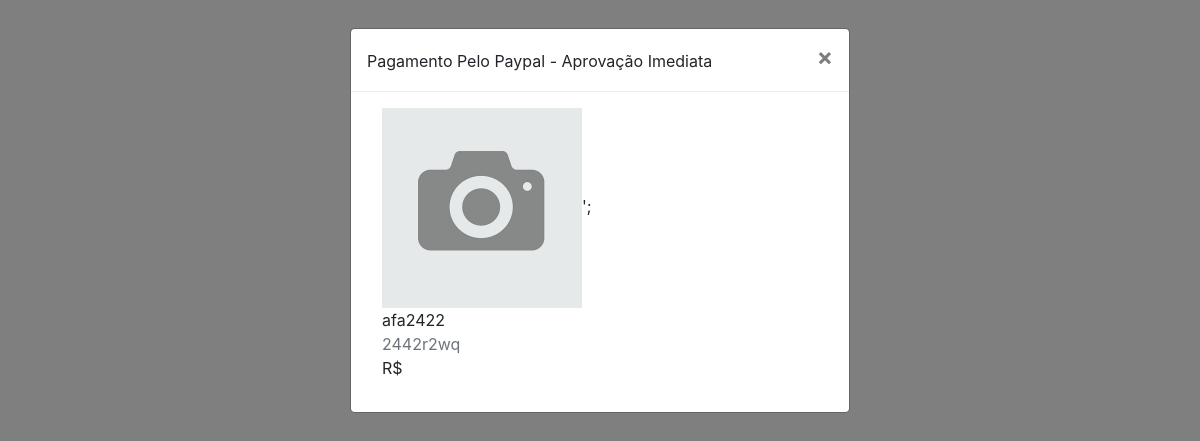
/pagamentos/paypal/checkout.php?id=12, run on the app's committed database.
### tables this page shows
CREATE TABLE `cursos` (
  `id` int(11) NOT NULL,
  `nome` varchar(50) NOT NULL,
  `desc_rapida` varchar(60) NOT NULL,
  `desc_longa` text NOT NULL,
  `valor` decimal(8,2) NOT NULL,
  `professor` int(11) NOT NULL,
  `categoria` int(11) NOT NULL,
  `imagem` varchar(100) NOT NULL,
  `status` varchar(20) NOT NULL,
  `carga` int(11) NOT NULL,
  `mensagem` varchar(255) NOT NULL,
  `arquivo` varchar(150) NOT NULL,
  `ano` int(11) NOT NULL,
  `palavras` varchar(255) NOT NULL,
  `grupo` int(11) NOT NULL,
  `nome_url` varchar(150) NOT NULL,
  `pacote` varchar(100) NOT NULL,
  `sistema` varchar(5) NOT NULL,
  `link` varchar(150) NOT NULL,
  `tecnologias` varchar(150) NOT NULL,
  `promocao` decimal(8,2) NOT NULL,
  `matriculas` int(11) NOT NULL
);

### pagamentos/paypal/checkout.php (the view, shortened to what this page needs)
<?php
include_once('../../sistema/conexao.php');
$id_aluno = $_SESSION['id_pessoa'];
$id_curso = $_GET['id'];
$query = $pdo->query("SELECT * FROM matriculas where id_curso = '$id_curso' and id_aluno = '$id_aluno'");
$res = $query->fetchAll(PDO::FETCH_ASSOC);
$valor = $res[0]['subtotal'];
$pacote = $res[0]['pacote'];
if($pacote == 'Sim'){
                $query = $pdo->query("SELECT * from pacotes where id = '$id_curso' ");
                $res_curso = $query->fetchAll(PDO::FETCH_ASSOC);
                $curso = $res_curso[0]['nome'];
                $imagem = $res_curso[0]['imagem'];
                $desc_rapida = $res_curso[0]['desc_rapida'];
    }else{
                $query = $pdo->query("SELECT * from cursos where id = '$id_curso' ");
                $res_curso = $query->fetchAll(PDO::FETCH_ASSOC);
                $curso = $res_curso[0]['nome'];
                $imagem = $res_curso[0]['imagem'];
                $desc_rapida = $res_curso[0]['desc_rapida'];
    }
?>
<!DOCTYPE html>
<html>
<head>
    <link rel="stylesheet" href="https://stackpath.bootstrapcdn.com/bootstrap/4.1.3/css/bootstrap.min.css">
    <link rel="stylesheet" href="https://cdnjs.cloudflare.com/ajax/libs/font-awesome/5.11.2/css/all.css">
</head>
<body>
</body>
</html>
      <div id="modalPaypal" class="modal fade" role="dialog">
        <div class="modal-dialog">
          <div class="modal-content">
            <form method="POST" action="">
              <div class="modal-header">
                <h5 class="modal-title"><small>Pagamento Pelo Paypal - Aprovação Imediata</small></h5>
                <button type="submit" class="close" name="fecharModal">&times;</button>
              </form>
            </div>
                    <div class="modal-body">
                        <div class="col-md-12 cursos-item">
                    <?php
                        if($pacote == "Sim"){ ?>
                           <img class="img-fluid" src="../../sistema/painel-admin/img/pacotes/<?php echo $imagem; ?>" width="200" alt="">';
                       <?php }else{ ?>
                            <img class="img-fluid" src="../../sistema/painel-admin/img/cursos/<?php echo $imagem; ?>" width="200" alt="">';
                        <?php }
                     ?>
                  <div class="cursos-caption">
                     <span class="nome_curso"><?php echo $curso; ?></span><br>
                    <span class="text-muted"><?php echo $desc_rapida; ?></span>
                    <p class="valor_curso">R$ <?php echo $valor; ?></p>
                  </div>
                </div>
            </div>
          </div>
        </div>

### data on the page
cursos: imagem (picture), nome "afa2422", desc_rapida "2442r2wq"
